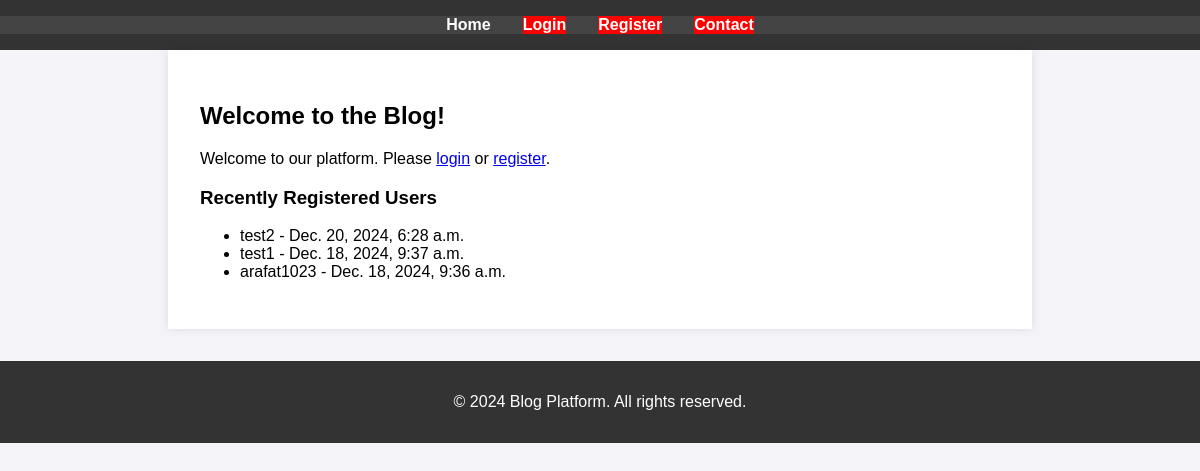
The page / on the database its author committed.
### blog/models.py (models this page shows, shortened)
class CustomUser(AbstractUser):
    bio = models.TextField(blank=True, null=True)
    profile_image = models.ImageField(upload_to="profiles/", blank=True, null=True)

### blog/views.py (the view)
# urls.py: path("", views.home, name="home"),  # Root URL maps to the home view
def home(request):
    CustomUser = get_user_model()
    recent_users = CustomUser.objects.order_by("-date_joined")[:5]
    context = {"recent_users": recent_users}
    if request.user.is_authenticated:
        context["user"] = request.user
    return render(request, "home.html", context)

### templates/home.html (shortened to what this page needs)
{% extends 'base.html' %}
{% block content %}
<h2>Welcome to the Blog!</h2>
{% if user.is_authenticated %}
    <p>Hello, {{ user.username }}! Welcome back.</p>
{% else %}
    <p>Welcome to our platform. Please <a href="{% url 'login' %}">login</a> or <a href="{% url 'register' %}">register</a>.</p>
{% endif %}
<h3>Recently Registered Users</h3>
<ul>
    {% for user in recent_users %}
        <li>{{ user.username }} - {{ user.date_joined }}</li>
    {% endfor %}
</ul>
{% endblock %}

### static/css/styles.css (style rules this page uses)
body { font-family: Arial, sans-serif; margin: 0; padding: 0; background-color: #f4f4f9; }

### rows shown on the page
CustomUser: username "test2", date_joined "Dec. 20, 2024, 6:28 a.m."
CustomUser: username "test1", date_joined "Dec. 18, 2024, 9:37 a.m."
CustomUser: username "arafat1023", date_joined "Dec. 18, 2024, 9:36 a.m."
